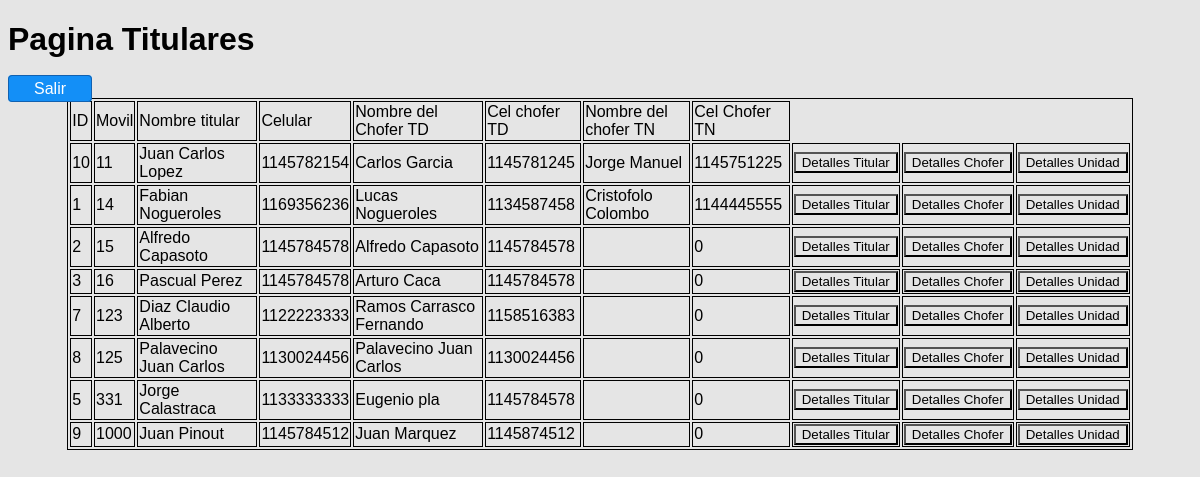
Screenshot of /vistas/inicio.php with the database file from the repository.
### tables this page shows
CREATE TABLE `unidades` (
  `id` bigint(10) NOT NULL,
  `fecha_ini` date NOT NULL,
  `tropa` varchar(15) NOT NULL,
  `movil` int(4) NOT NULL,
  `nombre_titular` varchar(30) NOT NULL,
  `dir_titular` varchar(30) NOT NULL,
  `cp_titular` int(4) NOT NULL,
  `cel_titular` int(10) NOT NULL,
  `dni_titular` int(10) NOT NULL,
  `email_titular` varchar(30) NOT NULL,
  `licencia_titular` int(5) NOT NULL,
  `nombre_chofer` varchar(30) NOT NULL,
  `dir_chofer` varchar(30) NOT NULL,
  `cp_chofer` int(4) NOT NULL,
  `cel_chofer` int(10) NOT NULL,
  `dni_chofer` int(10) NOT NULL,
  `email_chofer` varchar(30) NOT NULL,
  `nombre_chofer_2` varchar(30) NOT NULL,
  `dir_chofer_2` varchar(30) NOT NULL,
  `cp_chofer_2` int(4) NOT NULL,
  `cel_chofer_2` int(10) NOT NULL,
  `dni_chofer_2` int(10) NOT NULL,
  `email_chofer_2` varchar(30) NOT NULL,
  `marca_unidad` varchar(20) NOT NULL,
  `modelo_unidad` varchar(20) NOT NULL,
  `year_unidad` int(4) NOT NULL,
  `dominio_unidad` varchar(7) NOT NULL,
  `categoria_unidad` varchar(15) NOT NULL,
  `abono_unidad` int(4) NOT NULL
);

### vistas/inicio.php (the view, shortened to what this page needs)
<!DOCTYPE html>
<html lang="en">
<head>
    <link rel="stylesheet" href="../css/detalles.css"></head>
</head>
<body>
    <?php
    include("../includes/conexion.php");
    $registros = $base->query("SELECT * FROM `unidades` WHERE 1 ORDER BY movil")->fetchAll(PDO::FETCH_OBJ);
    ?>
    <h1><span class="subtitulo">Pagina Titulares</span></h1>
        <form action="<?php echo $_SERVER['PHP_SELF']; ?>" method="post">
    <a href="../index.php" class="boton">Salir</a>
        <table width="80%" border="0" align="center">
            <tr>
                <td class="primera_fila">ID</td>
                <td class="primera_fila">Movil</td>
                <td class="primera_fila">Nombre titular</td>
                <td class="primera_fila">Celular</td>
                <td class="primera_fila">Nombre del Chofer TD</td>
                <td class="primera_fila">Cel chofer TD</td>
                <td class="primera_fila">Nombre del chofer TN</td>
                <td class="primera_fila">Cel Chofer TN</td>
            </tr>
            <?php
            foreach ($registros as $persona) :
            ?>
                <tr>
                    <td><?php echo $persona->id ?> </td>
                    <td><?php echo $persona->movil ?></td>
                    <td><?php echo $persona->nombre_titular ?></td>
                    <td><?php echo $persona->cel_titular ?></td>
                    <td><?php echo $persona->nombre_chofer ?></td>
                    <td><?php echo $persona->cel_chofer ?></td>
                    <td><?php echo $persona->nombre_chofer_2 ?></td>
                    <td><?php echo $persona->cel_chofer_2 ?></td>
                    <td class="bot"><a href="detalles_titular.php?id=<?php echo $persona->id ?> ">
                            <input type="button" name="detalles_titular" id="detalles_titular" value="Detalles Titular"></a>
                    </td>
                    <td class="bot"><a href="detalles_chofer.php?id=<?php echo $persona->id ?>">
                            <input type="button" name="detalles_chofer" id="detalles_chofer" value="Detalles Chofer"></a>
                    </td>
                    <td class="bot"><a href="detalles_unidad.php?id=<?php echo $persona->id ?>">
                            <input type="button" name="detalles_unidad" id="detalles_unidad" value="Detalles Unidad"></a>
                    </td>
                </tr>
            <?php
            endforeach
            ?>
        </table>
</body>
</html>

### css/detalles.css (style rules this page uses)
* { box-sizing: border-box; background-color: #e5e5e5; font-family: arial, sans-serif; }
table { width: 90%; }
table, th, td { border: 1px solid black; }
.boton { padding: 4px 25px; background: rgb(19, 143, 247); border: 1px solid #1161B0; color: #fff; border-radius: 4px; text-decoration: none; }

### rows the page displays
unidades: id "10", movil "11", nombre_titular "Juan Carlos Lopez", cel_titular "1145782154", nombre_chofer "Carlos Garcia", cel_chofer "1145781245", nombre_chofer_2 "Jorge Manuel", cel_chofer_2 "1145751225"
unidades: id "1", movil "14", nombre_titular "Fabian Nogueroles", cel_titular "1169356236", nombre_chofer "Lucas Nogueroles", cel_chofer "1134587458", nombre_chofer_2 "Cristofolo Colombo", cel_chofer_2 "1144445555"
unidades: id "2", movil "15", nombre_titular "Alfredo Capasoto", cel_titular "1145784578", nombre_chofer "Alfredo Capasoto", cel_chofer "1145784578", cel_chofer_2 "0"
unidades: id "3", movil "16", nombre_titular "Pascual Perez", cel_titular "1145784578", nombre_chofer "Arturo Caca", cel_chofer "1145784578", cel_chofer_2 "0"
unidades: id "7", movil "123", nombre_titular "Diaz Claudio Alberto", cel_titular "1122223333", nombre_chofer "Ramos Carrasco Fernando", cel_chofer "1158516383", cel_chofer_2 "0"
unidades: id "8", movil "125", nombre_titular "Palavecino Juan Carlos", cel_titular "1130024456", nombre_chofer "Palavecino Juan Carlos", cel_chofer "1130024456", cel_chofer_2 "0"
unidades: id "5", movil "331", nombre_titular "Jorge Calastraca", cel_titular "1133333333", nombre_chofer "Eugenio pla", cel_chofer "1145784578", cel_chofer_2 "0"
unidades: id "9", movil "1000", nombre_titular "Juan Pinout", cel_titular "1145784512", nombre_chofer "Juan Marquez", cel_chofer "1145874512", cel_chofer_2 "0"
